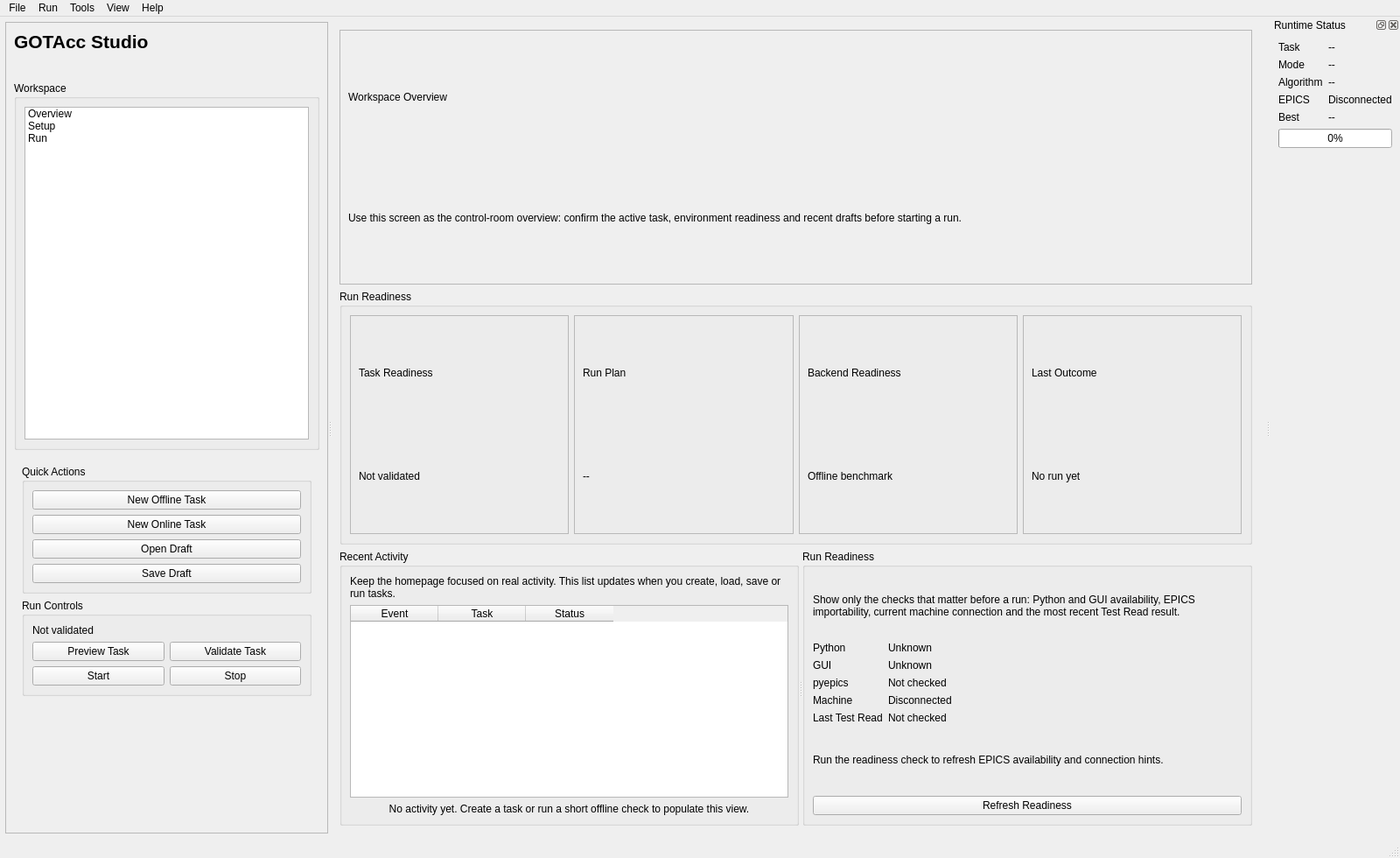
<?xml version="1.0" encoding="UTF-8"?>
<ui version="4.0">
 <class>MainWindow</class>
 <widget class="QMainWindow" name="MainWindow">
  <property name="geometry">
   <rect>
    <x>0</x>
    <y>0</y>
    <width>1600</width>
    <height>980</height>
   </rect>
  </property>
  <property name="windowTitle">
   <string>GOTAcc Studio</string>
  </property>
  <widget class="QWidget" name="centralwidget">
   <layout class="QHBoxLayout" name="horizontalLayout_main">
    <property name="spacing">
     <number>6</number>
    </property>
    <property name="leftMargin">
     <number>6</number>
    </property>
    <property name="topMargin">
     <number>6</number>
    </property>
    <property name="rightMargin">
     <number>6</number>
    </property>
    <property name="bottomMargin">
     <number>6</number>
    </property>
    <item>
     <widget class="QSplitter" name="splitter_main">
      <property name="orientation">
       <enum>Qt::Horizontal</enum>
      </property>
      <widget class="QFrame" name="frame_leftNav">
       <property name="minimumSize">
        <size>
         <width>260</width>
         <height>0</height>
        </size>
       </property>
       <property name="frameShape">
        <enum>QFrame::StyledPanel</enum>
       </property>
       <property name="frameShadow">
        <enum>QFrame::Raised</enum>
       </property>
       <layout class="QVBoxLayout" name="verticalLayout_leftNav">
        <property name="spacing">
         <number>8</number>
        </property>
        <item>
         <widget class="QLabel" name="label_appTitle">
          <property name="font">
           <font>
            <pointsize>16</pointsize>
            <bold>true</bold>
           </font>
          </property>
          <property name="text">
           <string>GOTAcc Studio</string>
          </property>
         </widget>
        </item>
        <item>
         <widget class="QLabel" name="label_appSubtitle">
          <property name="font">
           <font>
            <pointsize>11</pointsize>
            <bold>false</bold>
           </font>
          </property>
          <property name="text">
           <string></string>
          </property>
          <property name="wordWrap">
           <bool>true</bool>
          </property>
         </widget>
        </item>
        <item>
         <widget class="QGroupBox" name="groupBox_primaryNav">
          <property name="title">
           <string>Workspace</string>
          </property>
          <layout class="QVBoxLayout" name="verticalLayout_primaryNav">
           <item>
            <widget class="QListWidget" name="listWidget_navPages">
             <property name="minimumSize">
              <size>
               <width>0</width>
               <height>220</height>
              </size>
             </property>
             <property name="spacing">
              <number>8</number>
             </property>
             <item>
              <property name="text">
               <string>Overview</string>
              </property>
             </item>
             <item>
              <property name="text">
               <string>Setup</string>
              </property>
             </item>
             <item>
              <property name="text">
               <string>Run</string>
              </property>
             </item>
            </widget>
           </item>
          </layout>
         </widget>
        </item>
        <item>
         <widget class="QScrollArea" name="scrollArea_leftTools">
          <property name="frameShape">
           <enum>QFrame::NoFrame</enum>
          </property>
          <property name="widgetResizable">
           <bool>true</bool>
          </property>
          <widget class="QWidget" name="scrollAreaWidgetContents_leftTools">
           <property name="geometry">
            <rect>
             <x>0</x>
             <y>0</y>
             <width>244</width>
             <height>284</height>
            </rect>
           </property>
           <layout class="QVBoxLayout" name="verticalLayout_leftTools">
            <item>
             <widget class="QGroupBox" name="groupBox_quickActions">
              <property name="title">
               <string>Quick Actions</string>
              </property>
              <layout class="QVBoxLayout" name="verticalLayout_quickActions">
               <item>
                <widget class="QPushButton" name="pushButton_newOfflineTask">
                 <property name="toolTip">
                  <string>Start a new offline benchmark draft with builder defaults.</string>
                 </property>
                 <property name="text">
                  <string>New Offline Task</string>
                 </property>
                </widget>
               </item>
               <item>
                <widget class="QPushButton" name="pushButton_newOnlineTask">
                 <property name="toolTip">
                  <string>Start a new online EPICS draft and jump into machine-oriented setup.</string>
                 </property>
                 <property name="text">
                  <string>New Online Task</string>
                 </property>
                </widget>
               </item>
               <item>
                <widget class="QPushButton" name="pushButton_openConfig">
                 <property name="toolTip">
                  <string>Load a saved draft JSON into the builder.</string>
                 </property>
                 <property name="text">
                  <string>Open Draft</string>
                 </property>
                </widget>
               </item>
               <item>
                <widget class="QPushButton" name="pushButton_saveProject">
                 <property name="toolTip">
                  <string>Save the current builder state as a reusable draft.</string>
                 </property>
                 <property name="text">
                  <string>Save Draft</string>
                 </property>
                </widget>
               </item>
              </layout>
             </widget>
            </item>
            <item>
             <widget class="QGroupBox" name="groupBox_runActions">
              <property name="title">
               <string>Run Controls</string>
              </property>
              <layout class="QGridLayout" name="gridLayout_runActions">
               <item row="0" column="0" colspan="2">
                <widget class="QLabel" name="label_validationStatus">
                 <property name="text">
                  <string>Not validated</string>
                 </property>
                 <property name="toolTip">
                  <string>The current task has not been validated.</string>
                 </property>
                </widget>
               </item>
               <item row="1" column="0">
                <widget class="QPushButton" name="pushButton_preview">
                 <property name="text">
                  <string>Preview Task</string>
                 </property>
                </widget>
               </item>
               <item row="1" column="1">
                <widget class="QPushButton" name="pushButton_validateTask">
                 <property name="text">
                  <string>Validate Task</string>
                 </property>
                </widget>
               </item>
               <item row="2" column="0">
                <widget class="QPushButton" name="pushButton_startRun">
                 <property name="text">
                  <string>Start</string>
                 </property>
                </widget>
               </item>
               <item row="2" column="1">
                <widget class="QPushButton" name="pushButton_stopRun">
                 <property name="text">
                  <string>Stop</string>
                 </property>
                </widget>
               </item>
              </layout>
             </widget>
            </item>
            <item>
             <spacer name="verticalSpacer_leftNav">
              <property name="orientation">
               <enum>Qt::Vertical</enum>
              </property>
              <property name="sizeHint" stdset="0">
               <size>
                <width>20</width>
                <height>40</height>
               </size>
              </property>
             </spacer>
            </item>
           </layout>
          </widget>
         </widget>
        </item>
       </layout>
      </widget>
      <widget class="QSplitter" name="splitter_centerVertical">
       <property name="orientation">
        <enum>Qt::Vertical</enum>
       </property>
       <widget class="QStackedWidget" name="stackedWidget_pages">
        <property name="currentIndex">
         <number>0</number>
        </property>
        <widget class="QWidget" name="page_dashboard">
         <layout class="QVBoxLayout" name="verticalLayout_dashboard">
          <item>
           <widget class="QFrame" name="frame_dashboardHero">
            <property name="frameShape">
             <enum>QFrame::StyledPanel</enum>
            </property>
            <layout class="QVBoxLayout" name="verticalLayout_dashboardHero">
             <item>
              <widget class="QLabel" name="label_dashboardHeroTitle">
               <property name="text">
                <string>Workspace Overview</string>
               </property>
              </widget>
             </item>
             <item>
              <widget class="QLabel" name="label_dashboardHeroText">
               <property name="text">
                <string>Use this screen as the control-room overview: confirm the active task, environment readiness and recent drafts before starting a run.</string>
               </property>
               <property name="wordWrap">
                <bool>true</bool>
               </property>
              </widget>
             </item>
            </layout>
           </widget>
          </item>
          <item>
           <widget class="QGroupBox" name="groupBox_dashboardSummary">
            <property name="title">
             <string>Run Readiness</string>
            </property>
            <layout class="QGridLayout" name="gridLayout_dashboardSummary">
             <item row="0" column="0">
              <widget class="QFrame" name="frame_cardCurrentTask">
               <property name="frameShape">
                <enum>QFrame::StyledPanel</enum>
               </property>
               <layout class="QVBoxLayout" name="verticalLayout_cardCurrentTask">
                <item><widget class="QLabel" name="label_cardCurrentTaskTitle"><property name="text"><string>Task Readiness</string></property></widget></item>
                <item><widget class="QLabel" name="label_cardCurrentTaskValue"><property name="text"><string>Not validated</string></property></widget></item>
               </layout>
              </widget>
             </item>
             <item row="0" column="1">
              <widget class="QFrame" name="frame_cardMode">
               <property name="frameShape"><enum>QFrame::StyledPanel</enum></property>
               <layout class="QVBoxLayout" name="verticalLayout_cardMode">
                <item><widget class="QLabel" name="label_cardModeTitle"><property name="text"><string>Run Plan</string></property></widget></item>
                <item><widget class="QLabel" name="label_cardModeValue"><property name="text"><string>--</string></property></widget></item>
               </layout>
              </widget>
             </item>
             <item row="0" column="2">
              <widget class="QFrame" name="frame_cardAlgorithm">
               <property name="frameShape"><enum>QFrame::StyledPanel</enum></property>
               <layout class="QVBoxLayout" name="verticalLayout_cardAlgorithm">
                <item><widget class="QLabel" name="label_cardAlgorithmTitle"><property name="text"><string>Backend Readiness</string></property></widget></item>
                <item><widget class="QLabel" name="label_cardAlgorithmValue"><property name="text"><string>Offline benchmark</string></property></widget></item>
               </layout>
              </widget>
             </item>
             <item row="0" column="3">
              <widget class="QFrame" name="frame_cardStatus">
               <property name="frameShape"><enum>QFrame::StyledPanel</enum></property>
               <layout class="QVBoxLayout" name="verticalLayout_cardStatus">
                <item><widget class="QLabel" name="label_cardStatusTitle"><property name="text"><string>Last Outcome</string></property></widget></item>
                <item><widget class="QLabel" name="label_cardStatusValue"><property name="text"><string>No run yet</string></property></widget></item>
               </layout>
              </widget>
             </item>
            </layout>
           </widget>
         </item>
         <item>
          <widget class="QSplitter" name="splitter_dashboardLower">
            <property name="orientation">
             <enum>Qt::Horizontal</enum>
            </property>
            <widget class="QGroupBox" name="groupBox_recentProjects">
             <property name="title">
              <string>Recent Activity</string>
             </property>
             <layout class="QVBoxLayout" name="verticalLayout_recentProjects">
              <item>
               <widget class="QLabel" name="label_recentActivityHint">
                <property name="text">
                 <string>Keep the homepage focused on real activity. This list updates when you create, load, save or run tasks.</string>
                </property>
                <property name="wordWrap">
                 <bool>true</bool>
                </property>
               </widget>
              </item>
              <item>
               <widget class="QTableWidget" name="tableWidget_recentProjects">
                <column>
                 <property name="text"><string>Event</string></property>
                </column>
                <column>
                 <property name="text"><string>Task</string></property>
                </column>
                <column>
                 <property name="text"><string>Status</string></property>
                </column>
               </widget>
              </item>
              <item>
               <widget class="QLabel" name="label_recentActivityEmpty">
                <property name="text">
                 <string>No activity yet. Create a task or run a short offline check to populate this view.</string>
                </property>
                <property name="alignment">
                 <set>Qt::AlignCenter</set>
                </property>
                <property name="wordWrap">
                 <bool>true</bool>
                </property>
               </widget>
              </item>
             </layout>
            </widget>
            <widget class="QGroupBox" name="groupBox_environmentStatus">
             <property name="title">
              <string>Run Readiness</string>
             </property>
             <layout class="QVBoxLayout" name="verticalLayout_environmentStatus">
              <item>
               <widget class="QLabel" name="label_readinessHint">
                <property name="text">
                 <string>Show only the checks that matter before a run: Python and GUI availability, EPICS importability, current machine connection and the most recent Test Read result.</string>
                </property>
                <property name="wordWrap">
                 <bool>true</bool>
                </property>
               </widget>
              </item>
              <item>
               <layout class="QFormLayout" name="formLayout_readiness">
                <item row="0" column="0">
                 <widget class="QLabel" name="label_readinessPythonTitle">
                  <property name="text">
                   <string>Python</string>
                  </property>
                 </widget>
                </item>
                <item row="0" column="1">
                 <widget class="QLabel" name="label_readinessPythonValue">
                  <property name="text">
                   <string>Unknown</string>
                  </property>
                 </widget>
                </item>
                <item row="1" column="0">
                 <widget class="QLabel" name="label_readinessGuiTitle">
                  <property name="text">
                   <string>GUI</string>
                  </property>
                 </widget>
                </item>
                <item row="1" column="1">
                 <widget class="QLabel" name="label_readinessGuiValue">
                  <property name="text">
                   <string>Unknown</string>
                  </property>
                 </widget>
                </item>
                <item row="2" column="0">
                 <widget class="QLabel" name="label_readinessEpicsTitle">
                  <property name="text">
                   <string>pyepics</string>
                  </property>
                 </widget>
                </item>
                <item row="2" column="1">
                 <widget class="QLabel" name="label_readinessEpicsValue">
                  <property name="text">
                   <string>Not checked</string>
                  </property>
                 </widget>
                </item>
                <item row="3" column="0">
                 <widget class="QLabel" name="label_readinessMachineTitle">
                  <property name="text">
                   <string>Machine</string>
                  </property>
                 </widget>
                </item>
                <item row="3" column="1">
                 <widget class="QLabel" name="label_readinessMachineValue">
                  <property name="text">
                   <string>Disconnected</string>
                  </property>
                 </widget>
                </item>
                <item row="4" column="0">
                 <widget class="QLabel" name="label_readinessTestReadTitle">
                  <property name="text">
                   <string>Last Test Read</string>
                  </property>
                 </widget>
                </item>
                <item row="4" column="1">
                 <widget class="QLabel" name="label_readinessTestReadValue">
                  <property name="text">
                   <string>Not checked</string>
                  </property>
                 </widget>
                </item>
               </layout>
              </item>
              <item>
               <widget class="QLabel" name="label_readinessDetail">
                <property name="text">
                 <string>Run the readiness check to refresh EPICS availability and connection hints.</string>
                </property>
                <property name="wordWrap">
                 <bool>true</bool>
                </property>
               </widget>
              </item>
              <item>
               <widget class="QPushButton" name="pushButton_checkEnvironment">
                <property name="text">
                 <string>Refresh Readiness</string>
                </property>
               </widget>
              </item>
             </layout>
            </widget>
          </widget>
         </item>
        </layout>
       </widget>
        <widget class="QWidget" name="page_configure">
         <layout class="QVBoxLayout" name="verticalLayout_configureShell">
          <item>
           <widget class="QSplitter" name="splitter_configureMain">
            <property name="orientation">
             <enum>Qt::Horizontal</enum>
            </property>
            <widget class="QWidget" name="widget_configureMainLeft">
             <layout class="QVBoxLayout" name="verticalLayout_configureMainLeft">
              <property name="leftMargin">
               <number>0</number>
              </property>
              <property name="topMargin">
               <number>0</number>
              </property>
              <property name="rightMargin">
               <number>0</number>
              </property>
              <property name="bottomMargin">
               <number>0</number>
              </property>
              <item>
               <widget class="QTabWidget" name="tabWidget_configure">
                <widget class="QWidget" name="page_configureBuilder">
                 <attribute name="title">
                  <string>Task Builder</string>
                 </attribute>
                 <layout class="QVBoxLayout" name="verticalLayout_configureBuilderPlaceholder">
                  <item>
                   <widget class="QLabel" name="label_configureBuilderPlaceholder">
                    <property name="text">
                     <string>Task Builder page will be mounted here at runtime.</string>
                    </property>
                    <property name="alignment">
                     <set>Qt::AlignCenter</set>
                    </property>
                    <property name="wordWrap">
                     <bool>true</bool>
                    </property>
                   </widget>
                  </item>
                 </layout>
                </widget>
                <widget class="QWidget" name="page_configureMachine">
                 <attribute name="title">
                  <string>Machine Setup</string>
                 </attribute>
                 <layout class="QVBoxLayout" name="verticalLayout_configureMachinePlaceholder">
                  <item>
                   <widget class="QLabel" name="label_configureMachinePlaceholder">
                    <property name="text">
                     <string>Machine Interface page will be mounted here at runtime.</string>
                    </property>
                    <property name="alignment">
                     <set>Qt::AlignCenter</set>
                    </property>
                    <property name="wordWrap">
                     <bool>true</bool>
                    </property>
                   </widget>
                  </item>
                 </layout>
                </widget>
               </widget>
              </item>
             </layout>
            </widget>
           </widget>
          </item>
         </layout>
        </widget>
        <widget class="QWidget" name="page_runWorkspace">
         <layout class="QVBoxLayout" name="verticalLayout_runShell">
          <item>
           <widget class="QTabWidget" name="tabWidget_runWorkspace">
            <widget class="QWidget" name="page_runLive">
             <attribute name="title">
              <string>Live</string>
             </attribute>
             <layout class="QVBoxLayout" name="verticalLayout_runLivePlaceholder">
              <item>
               <widget class="QLabel" name="label_runLivePlaceholder">
                <property name="text">
                 <string>Run Monitor page will be mounted here at runtime.</string>
                </property>
                <property name="alignment">
                 <set>Qt::AlignCenter</set>
                </property>
                <property name="wordWrap">
                 <bool>true</bool>
                </property>
               </widget>
              </item>
             </layout>
            </widget>
            <widget class="QWidget" name="page_runResults">
             <attribute name="title">
              <string>Results</string>
             </attribute>
             <layout class="QVBoxLayout" name="verticalLayout_runResultsPlaceholder">
              <item>
               <widget class="QLabel" name="label_runResultsPlaceholder">
                <property name="text">
                 <string>Results workspace will be mounted here at runtime.</string>
                </property>
                <property name="alignment">
                 <set>Qt::AlignCenter</set>
                </property>
                <property name="wordWrap">
                 <bool>true</bool>
                </property>
               </widget>
              </item>
             </layout>
            </widget>
           </widget>
          </item>
         </layout>
        </widget>
        <widget class="QWidget" name="page_taskBuilder">
         <layout class="QVBoxLayout" name="verticalLayout_taskBuilderPlaceholder">
          <item>
           <widget class="QLabel" name="label_taskBuilderPlaceholder">
            <property name="text">
             <string>Task Builder page is loaded from `page_task_builder.ui` at runtime.</string>
            </property>
            <property name="alignment">
             <set>Qt::AlignCenter</set>
            </property>
            <property name="wordWrap">
             <bool>true</bool>
            </property>
           </widget>
          </item>
         </layout>
        </widget>
        <widget class="QWidget" name="page_machineInterface">
         <layout class="QVBoxLayout" name="verticalLayout_machinePlaceholder">
          <item>
           <widget class="QLabel" name="label_machinePlaceholder">
            <property name="text">
             <string>Machine Interface page is loaded from `page_machine.ui` at runtime.</string>
            </property>
            <property name="alignment">
             <set>Qt::AlignCenter</set>
            </property>
            <property name="wordWrap">
             <bool>true</bool>
            </property>
           </widget>
          </item>
         </layout>
        </widget>
        <widget class="QWidget" name="page_runMonitor">
         <layout class="QVBoxLayout" name="verticalLayout_runMonitorPlaceholder">
          <item>
           <widget class="QLabel" name="label_runMonitorPlaceholder">
            <property name="text">
             <string>Run Monitor page is loaded from `page_run_monitor.ui` at runtime.</string>
            </property>
            <property name="alignment">
             <set>Qt::AlignCenter</set>
            </property>
            <property name="wordWrap">
             <bool>true</bool>
            </property>
           </widget>
          </item>
         </layout>
        </widget>
        <widget class="QWidget" name="page_results">
         <layout class="QVBoxLayout" name="verticalLayout_resultsPage">
          <item>
           <widget class="QSplitter" name="splitter_resultsMain">
            <property name="orientation">
             <enum>Qt::Horizontal</enum>
            </property>
            <widget class="QGroupBox" name="groupBox_runList">
             <property name="minimumSize">
              <size>
               <width>280</width>
               <height>0</height>
              </size>
             </property>
             <property name="title">
              <string>Artifacts</string>
             </property>
             <layout class="QVBoxLayout" name="verticalLayout_runList">
              <item>
               <widget class="QTreeWidget" name="treeWidget_runList">
                <column>
                 <property name="text">
                  <string>Run / Artifact</string>
                 </property>
                </column>
               </widget>
              </item>
             </layout>
            </widget>
            <widget class="QSplitter" name="splitter_resultsRight">
             <property name="orientation">
              <enum>Qt::Vertical</enum>
             </property>
             <widget class="QTabWidget" name="tabWidget_resultsViews">
              <widget class="QWidget" name="tab_convergence">
               <attribute name="title">
                <string>Convergence</string>
               </attribute>
               <layout class="QVBoxLayout" name="verticalLayout_convergence">
                <item>
                 <widget class="QSplitter" name="splitter_convergencePlots">
                  <property name="orientation">
                   <enum>Qt::Vertical</enum>
                  </property>
                  <widget class="QGroupBox" name="groupBox_convergencePlot">
                   <property name="title">
                    <string>Convergence</string>
                   </property>
                   <layout class="QVBoxLayout" name="verticalLayout_convergencePlot">
                    <item>
                     <widget class="QFrame" name="frame_plotConvergence">
                      <property name="frameShape">
                       <enum>QFrame::StyledPanel</enum>
                      </property>
                     </widget>
                    </item>
                   </layout>
                  </widget>
                  <widget class="QGroupBox" name="groupBox_variablePlot">
                   <property name="title">
                    <string>Variables</string>
                   </property>
                   <layout class="QVBoxLayout" name="verticalLayout_variablePlot">
                    <item>
                     <widget class="QFrame" name="frame_plotVariables">
                      <property name="frameShape">
                       <enum>QFrame::StyledPanel</enum>
                      </property>
                     </widget>
                    </item>
                   </layout>
                  </widget>
                 </widget>
                </item>
               </layout>
              </widget>
              <widget class="QWidget" name="tab_pareto">
               <attribute name="title">
                <string>Pareto Front</string>
               </attribute>
               <layout class="QVBoxLayout" name="verticalLayout_pareto">
                <item>
                 <widget class="QFrame" name="frame_plotParetoFinal">
                  <property name="frameShape">
                   <enum>QFrame::StyledPanel</enum>
                  </property>
                 </widget>
                </item>
               </layout>
              </widget>
              <widget class="QWidget" name="tab_solutionInspector">
               <attribute name="title">
                <string>Selection Details</string>
               </attribute>
               <layout class="QVBoxLayout" name="verticalLayout_solutionInspector">
                <item>
                 <widget class="QTableWidget" name="tableWidget_solutionInspector">
                  <column>
                   <property name="text">
                    <string>Field</string>
                   </property>
                  </column>
                  <column>
                   <property name="text">
                    <string>Value</string>
                   </property>
                  </column>
                 </widget>
                </item>
               </layout>
              </widget>
             </widget>
             <widget class="QWidget" name="widget_resultsTables">
              <layout class="QHBoxLayout" name="horizontalLayout_resultsTables">
               <item>
                <widget class="QGroupBox" name="groupBox_recentEvaluations">
                 <property name="title">
                  <string>Recent</string>
                 </property>
                 <layout class="QVBoxLayout" name="verticalLayout_recentEvaluations">
                  <item>
                   <widget class="QTableWidget" name="tableWidget_recentEvaluations">
                    <property name="minimumSize">
                     <size>
                      <width>0</width>
                      <height>220</height>
                     </size>
                    </property>
                    <property name="selectionBehavior">
                     <enum>QAbstractItemView::SelectRows</enum>
                    </property>
                    <property name="editTriggers">
                     <set>QAbstractItemView::NoEditTriggers</set>
                    </property>
                    <column>
                     <property name="text">
                      <string>Eval ID</string>
                     </property>
                    </column>
                    <column>
                     <property name="text">
                      <string>Timestamp</string>
                     </property>
                    </column>
                    <column>
                     <property name="text">
                      <string>Status</string>
                     </property>
                    </column>
                    <column>
                     <property name="text">
                      <string>X Summary</string>
                     </property>
                    </column>
                    <column>
                     <property name="text">
                      <string>Y Summary</string>
                     </property>
                    </column>
                    <column>
                     <property name="text">
                      <string>Constraint Summary</string>
                     </property>
                    </column>
                   </widget>
                  </item>
                 </layout>
                </widget>
               </item>
               <item>
                <widget class="QGroupBox" name="groupBox_evalHistory">
                 <property name="title">
                  <string>History</string>
                 </property>
                 <layout class="QVBoxLayout" name="verticalLayout_evalHistory">
                  <item>
                   <widget class="QTableWidget" name="tableWidget_history">
                    <property name="minimumSize">
                     <size>
                      <width>0</width>
                      <height>220</height>
                     </size>
                    </property>
                    <property name="selectionBehavior">
                     <enum>QAbstractItemView::SelectRows</enum>
                    </property>
                    <property name="editTriggers">
                     <set>QAbstractItemView::NoEditTriggers</set>
                    </property>
                    <column>
                     <property name="text">
                      <string>Eval</string>
                     </property>
                    </column>
                    <column>
                     <property name="text">
                      <string>X</string>
                     </property>
                    </column>
                    <column>
                     <property name="text">
                      <string>Y</string>
                     </property>
                    </column>
                   </widget>
                  </item>
                 </layout>
                </widget>
               </item>
              </layout>
             </widget>
            </widget>
           </widget>
          </item>
         </layout>
        </widget>
       <widget class="QTabWidget" name="tabWidget_bottomOutput">
        <widget class="QWidget" name="tab_consoleLog">
         <attribute name="title"><string>Console Log</string></attribute>
         <layout class="QVBoxLayout" name="verticalLayout_consoleLog">
          <item><widget class="QPlainTextEdit" name="plainTextEdit_consoleLog"/></item>
         </layout>
        </widget>
        <widget class="QWidget" name="tab_warningError">
         <attribute name="title"><string>Warnings / Errors</string></attribute>
         <layout class="QVBoxLayout" name="verticalLayout_warningError">
          <item><widget class="QPlainTextEdit" name="plainTextEdit_warningError"/></item>
         </layout>
        </widget>
        <widget class="QWidget" name="tab_pvLog">
         <attribute name="title"><string>PV Log</string></attribute>
         <layout class="QVBoxLayout" name="verticalLayout_pvLog">
          <item><widget class="QPlainTextEdit" name="plainTextEdit_pvLog"/></item>
         </layout>
        </widget>
        <widget class="QWidget" name="tab_runHistory">
         <attribute name="title"><string>Run History</string></attribute>
         <layout class="QVBoxLayout" name="verticalLayout_runHistory">
          <item><widget class="QTableWidget" name="tableWidget_runHistory"><column><property name="text"><string>Run ID</string></property></column><column><property name="text"><string>Task</string></property></column><column><property name="text"><string>Status</string></property></column><column><property name="text"><string>Started</string></property></column><column><property name="text"><string>Finished</string></property></column></widget></item>
         </layout>
        </widget>
       </widget>
      </widget>
     </widget>
    </widget>
    </item>
   </layout>
  </widget>
  <widget class="QDockWidget" name="dockWidget_runtimeStatus">
   <property name="windowTitle">
    <string>Runtime Status</string>
   </property>
   <attribute name="dockWidgetArea">
    <number>2</number>
   </attribute>
   <widget class="QWidget" name="dockWidgetContents_runtimeStatus">
    <layout class="QVBoxLayout" name="verticalLayout_runtimeStatusDock">
     <item>
      <layout class="QFormLayout" name="formLayout_runtimeStatusDock">
       <item row="0" column="0"><widget class="QLabel" name="label_statusTask"><property name="text"><string>Task</string></property></widget></item>
       <item row="0" column="1"><widget class="QLabel" name="label_statusTaskValue"><property name="text"><string>--</string></property></widget></item>
       <item row="1" column="0"><widget class="QLabel" name="label_statusMode"><property name="text"><string>Mode</string></property></widget></item>
       <item row="1" column="1"><widget class="QLabel" name="label_statusModeValue"><property name="text"><string>--</string></property></widget></item>
       <item row="2" column="0"><widget class="QLabel" name="label_statusAlgorithm"><property name="text"><string>Algorithm</string></property></widget></item>
       <item row="2" column="1"><widget class="QLabel" name="label_statusAlgorithmValue"><property name="text"><string>--</string></property></widget></item>
       <item row="3" column="0"><widget class="QLabel" name="label_statusConnection"><property name="text"><string>EPICS</string></property></widget></item>
       <item row="3" column="1"><widget class="QLabel" name="label_statusConnectionValue"><property name="text"><string>Disconnected</string></property></widget></item>
       <item row="4" column="0"><widget class="QLabel" name="label_statusBest"><property name="text"><string>Best</string></property></widget></item>
       <item row="4" column="1"><widget class="QLabel" name="label_statusBestValue"><property name="text"><string>--</string></property></widget></item>
      </layout>
     </item>
     <item>
      <widget class="QProgressBar" name="progressBar_run">
       <property name="value"><number>0</number></property>
      </widget>
     </item>
     <item><spacer name="verticalSpacer_runtimeStatus"><property name="orientation"><enum>Qt::Vertical</enum></property><property name="sizeHint" stdset="0"><size><width>20</width><height>40</height></size></property></spacer></item>
    </layout>
   </widget>
  </widget>
  <widget class="QMenuBar" name="menubar">
   <property name="geometry">
    <rect>
     <x>0</x>
     <y>0</y>
     <width>1600</width>
     <height>26</height>
    </rect>
   </property>
   <widget class="QMenu" name="menuFile">
    <property name="title"><string>File</string></property>
    <addaction name="actionNewTask"/>
    <addaction name="actionOpenConfig"/>
    <addaction name="actionSaveProject"/>
    <addaction name="actionExportResults"/>
    <addaction name="separator"/>
    <addaction name="actionExit"/>
   </widget>
   <widget class="QMenu" name="menuRun">
    <property name="title"><string>Run</string></property>
    <addaction name="actionValidate"/>
    <addaction name="actionStart"/>
    <addaction name="actionStop"/>
    <addaction name="actionRestoreMachine"/>
   </widget>
   <widget class="QMenu" name="menuTools">
    <property name="title"><string>Tools</string></property>
    <addaction name="actionEnvironmentCheck"/>
    <addaction name="actionPVMonitor"/>
    <addaction name="actionPolicyEditor"/>
   </widget>
   <widget class="QMenu" name="menuView">
    <property name="title"><string>View</string></property>
    <addaction name="menuTheme"/>
    <addaction name="separator"/>
    <addaction name="actionResetLayout"/>
    <addaction name="actionToggleRuntimeDock"/>
   </widget>
   <widget class="QMenu" name="menuTheme">
    <property name="title"><string>Theme</string></property>
    <addaction name="actionThemeWarmStudio"/>
    <addaction name="actionThemeCrispLab"/>
    <addaction name="actionThemeOceanBlueprint"/>
   </widget>
   <widget class="QMenu" name="menuHelp">
    <property name="title"><string>Help</string></property>
    <addaction name="actionAboutGOTAcc"/>
   </widget>
   <addaction name="menuFile"/>
   <addaction name="menuRun"/>
   <addaction name="menuTools"/>
   <addaction name="menuView"/>
   <addaction name="menuHelp"/>
  </widget>
  <widget class="QStatusBar" name="statusbar"/>
  <action name="actionNewTask"><property name="text"><string>New Task</string></property></action>
  <action name="actionOpenConfig"><property name="text"><string>Open Draft</string></property></action>
  <action name="actionSaveProject"><property name="text"><string>Save Draft</string></property></action>
  <action name="actionExportResults"><property name="text"><string>Export Results</string></property></action>
  <action name="actionExit"><property name="text"><string>Exit</string></property></action>
  <action name="actionValidate"><property name="text"><string>Validate Task</string></property></action>
  <action name="actionStart"><property name="text"><string>Start Run</string></property></action>
  <action name="actionStop"><property name="text"><string>Stop Run</string></property></action>
  <action name="actionRestoreMachine"><property name="text"><string>Restore Machine</string></property></action>
  <action name="actionEnvironmentCheck"><property name="text"><string>Environment Check</string></property></action>
  <action name="actionPVMonitor"><property name="text"><string>PV Monitor</string></property></action>
  <action name="actionPolicyEditor"><property name="text"><string>Policy Editor</string></property></action>
  <action name="actionThemeWarmStudio">
   <property name="checkable"><bool>true</bool></property>
   <property name="text"><string>Warm Studio</string></property>
  </action>
  <action name="actionThemeCrispLab">
   <property name="checkable"><bool>true</bool></property>
   <property name="text"><string>Crisp Lab</string></property>
  </action>
  <action name="actionThemeOceanBlueprint">
   <property name="checkable"><bool>true</bool></property>
   <property name="text"><string>Ocean Blueprint</string></property>
  </action>
  <action name="actionResetLayout"><property name="text"><string>Reset Layout</string></property></action>
  <action name="actionToggleRuntimeDock"><property name="text"><string>Runtime Status</string></property></action>
  <action name="actionAboutGOTAcc"><property name="text"><string>About GOTAcc Studio</string></property></action>
 </widget>
 <resources/>
 <connections/>
</ui>
